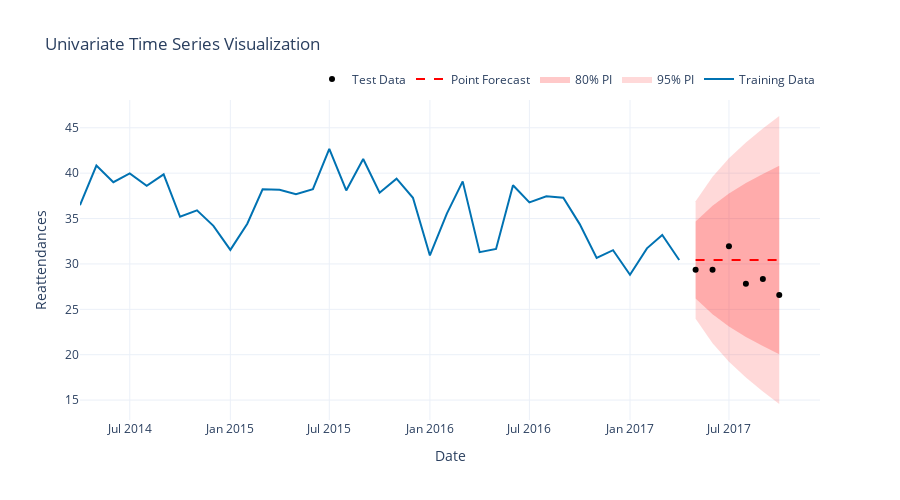

Notebook code cell kept with this figure:
### Markdown cell above
**Step 10: Visualise the prediction intervals for both models**

This is only practical when you have a small number of time series and models.

### Code cell
# model 1
_ = plot_time_series(
    training_data = pd.DataFrame(train),
    test_data = pd.DataFrame(test),
    forecast = pd.DataFrame(y_preds, index=test.index),
    prediction_intervals = {"95% PI": intervals_95, "80% PI": intervals_80},
    y_axis_label="Reattendances",
)
